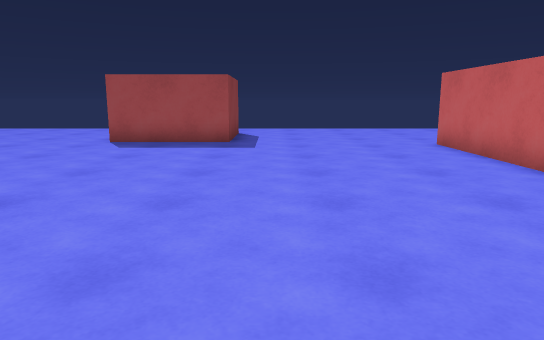
View 1 (above)

20 first-person views from a walk through a Unity game level. The camera is 1.2 m above the floor, tilts 10° down and sees 70° across. The floor is counted in squares, 1 m on a side. Each view is taken from the middle of a square. On the plan, view 1 faces up. The plan holds only what a view shows up to about 15 squares ahead; the rest is blank. The place goes on beyond the plan.

View 2
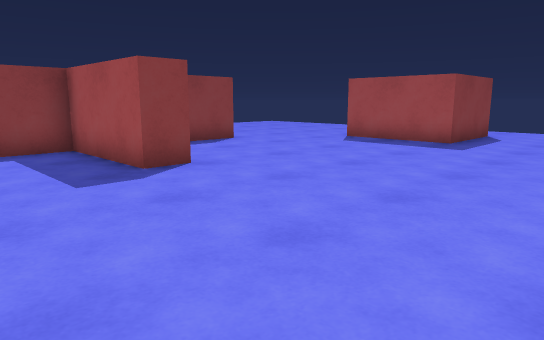

View 3
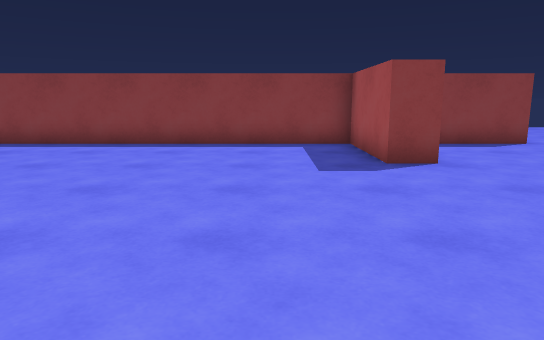

View 4
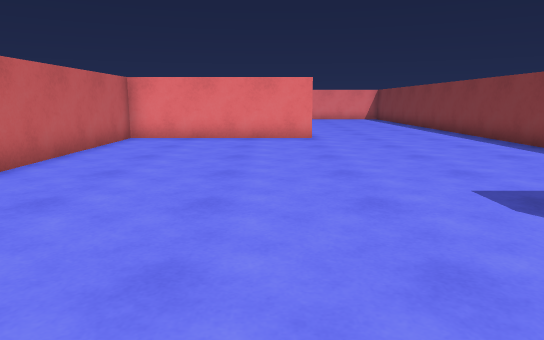

View 5
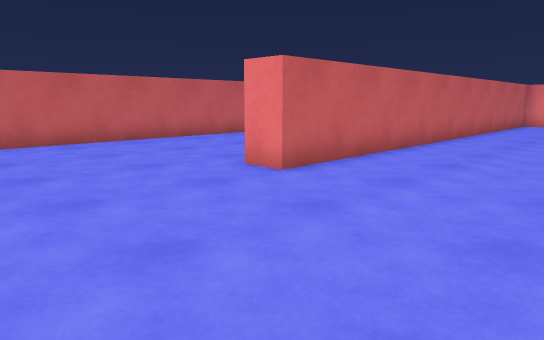

View 6
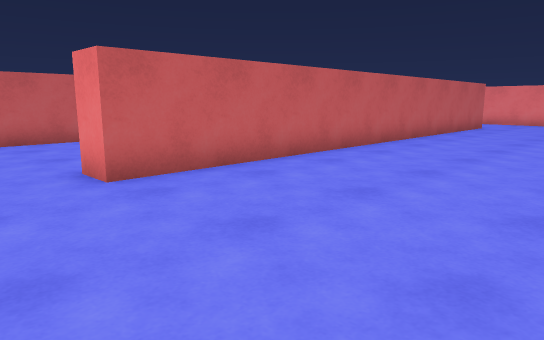

View 7
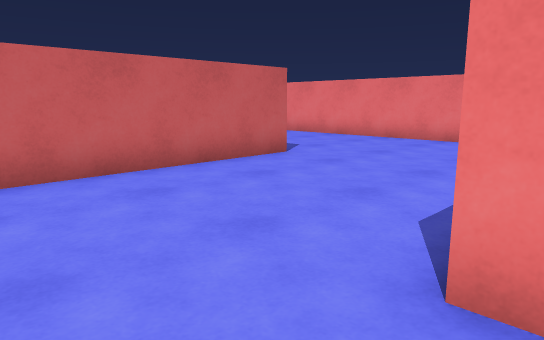

View 8
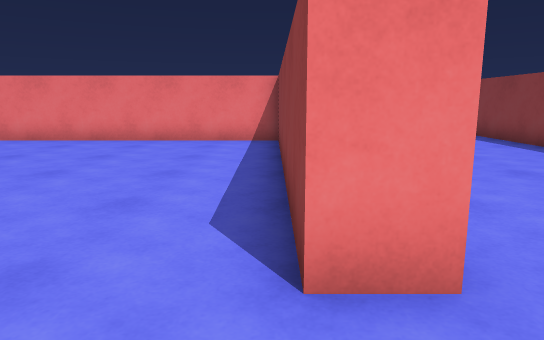

View 9
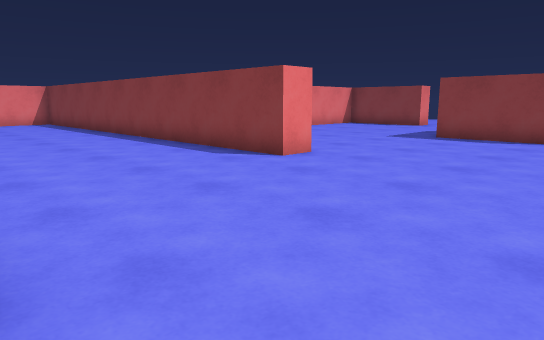

View 10
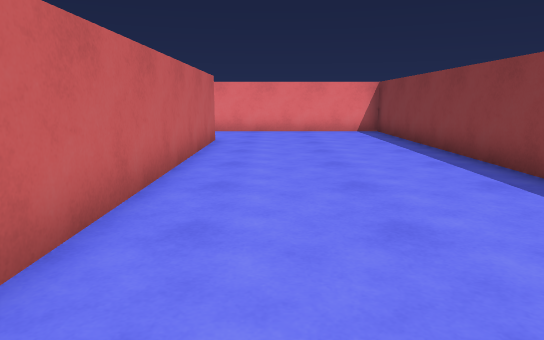

View 11
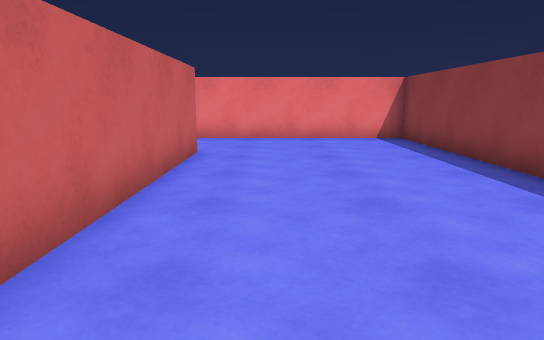

View 12
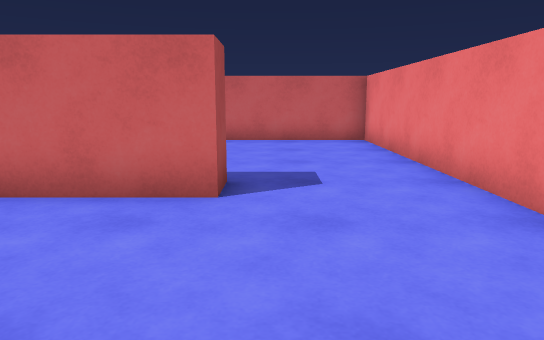

View 13
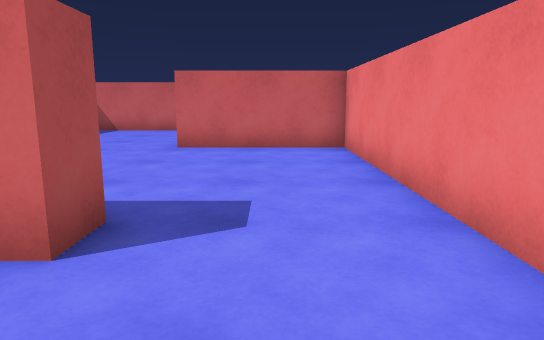

View 14
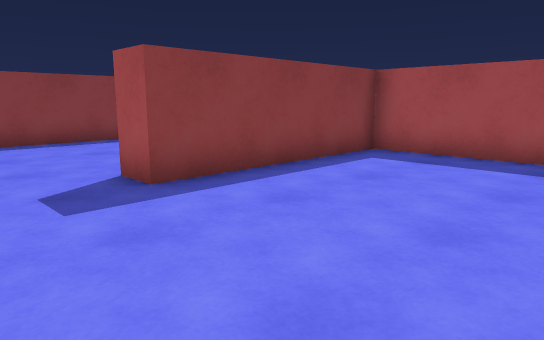

View 15
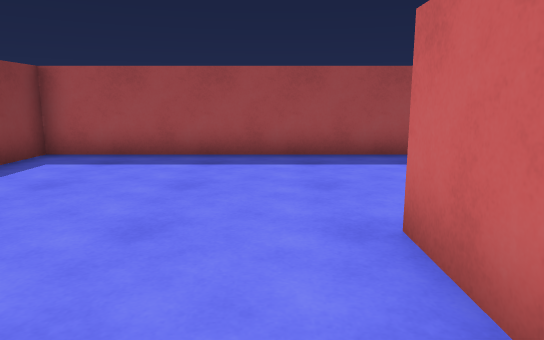

View 16
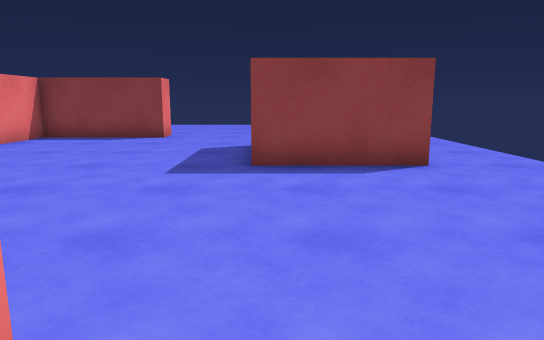

View 17
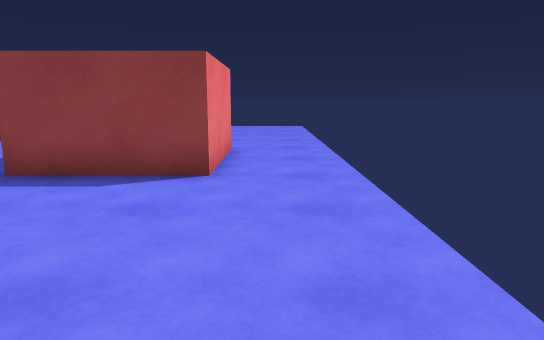

View 18
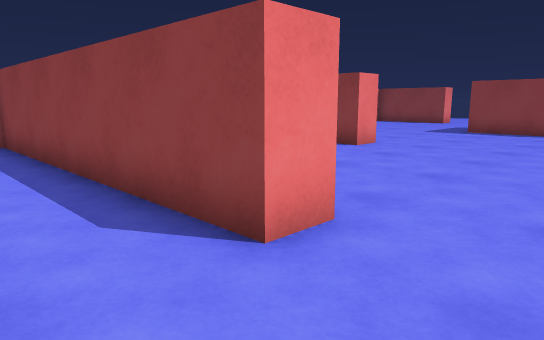

View 19
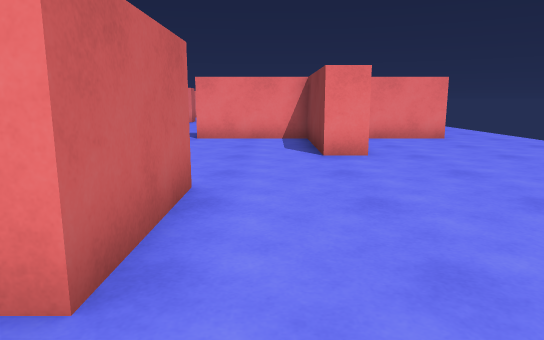

View 20
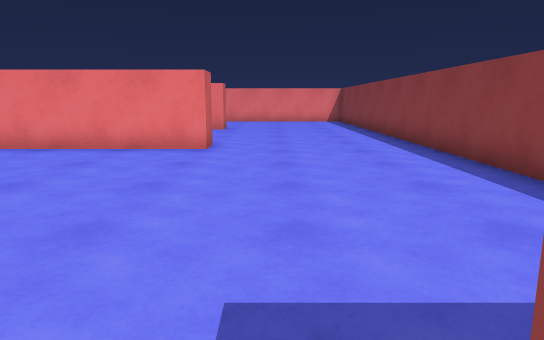

### Floor plan
Points are (right, up) in squares from view 1. A wall is a line through its corners. A room is listed if a view was taken in it or the views show most of it. See-through windows are left out.
Room 1 (views 1, 2, 3, 4, 5, 6, 7, 8, 9, 10, 11, 12, 13, 14, 15, 16, 17, 18, 20)
walls: (18.4, 10) (18.4, 16); (20.5, 3.9) (12.8, 3.9) (12.8, -2.3) (11.8, -2.3) (11.8, 14.7) (12.8, 14.7) (12.8, 4.9) (20.5, 4.9); (-7.2, 8.3) (-7.2, 4.3) (-3.5, 4.3) (-3.5, 3.3) (-7.2, 3.3) (-7.2, -6.5); (-4.9, 15) (-1.3, 15) (-1.3, 11.6) (-4.9, 11.6) (-4.9, 12.6); (-1.3, -6.5) (-1.3, -5.9) (4.7, -5.9) (4.7, 11) (5.7, 11) (5.7, -5.9) (19.2, -5.9) (19.2, -1.4)
ways out: opening at (-6, 10.5) to room 2; opening at (-5, 16.5) to room 2
Room 2 (view 19)
walls: (-11.8, 4.3) (-9.1, 4.3); (-8.2, 8.3) (-7.2, 8.3); (-4.9, 12.6) (-4.9, 15)
ways out: opening at (-6, 10.5) to room 1; opening at (-5, 16.5) to room 1

Positions as (right, up) in squares from view 1, and headings:
1: (0, 0), facing up
2: (3, 0), facing up-left
3: (4, 1), facing left
4: (0, 7), facing down
5: (0, 16), facing down-right
6: (6, 17), facing down-right
7: (12, 17), facing down-right
8: (13, 17), facing down
9: (12, 17), facing down-left
10: (10, 10), facing down
11: (10, 7), facing down
12: (7, -3), facing right
13: (9, -4), facing right
14: (18, -5), facing up-left
15: (18, -5), facing up
16: (6, 12), facing left
17: (5, 16), facing left
18: (15, 17), facing down-left
19: (-6, 17), facing down
20: (-3, 4), facing down
